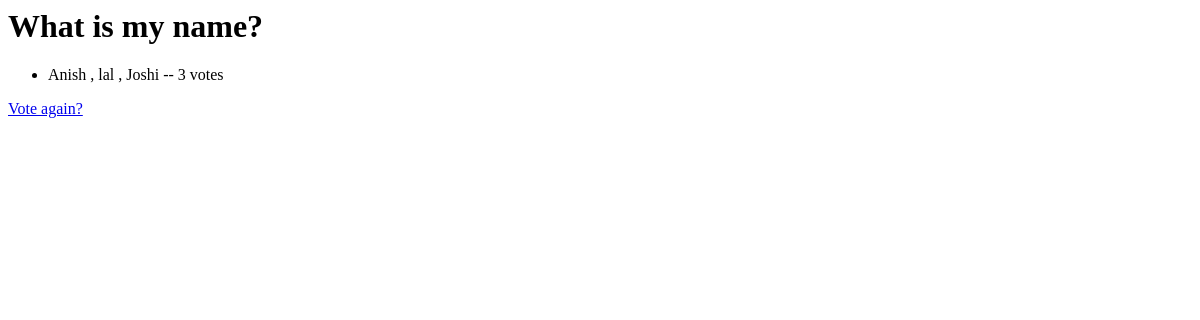
/polls/1/results/, run on an earlier commit of the app's database.
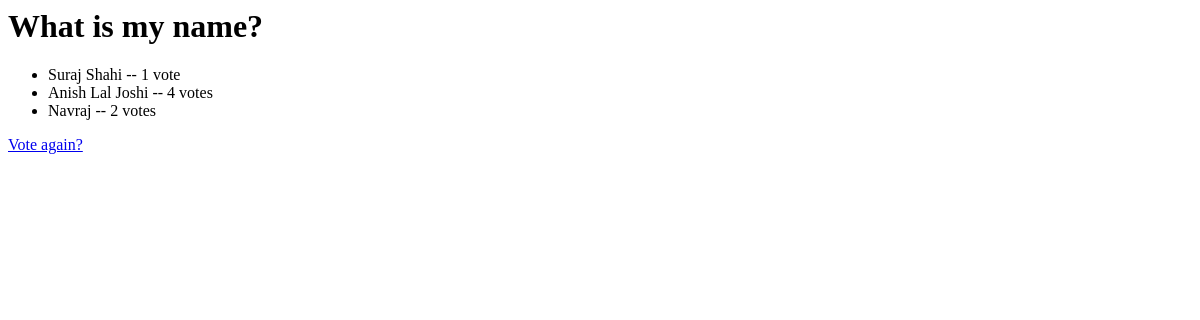
And on a later commit of the database.
### polls/models.py (models this page shows, shortened)
class Question(models.Model):
    question_text = models.CharField(max_length=200)
    pub_date = models.DateTimeField("date published")

class choice(models.Model):
    question = models.ForeignKey(Question, on_delete=models.CASCADE)
    choice_text = models.CharField(max_length=200)
    votes = models.IntegerField(default=0)

### polls/views.py (the view)
# urls.py: path("<int:pk>/results/",views.ResultsView.as_view(), name='results'),
class ResultsView(generic.DetailView):
    model = Question
    template_name = "results.html"

### templates/results.html
<h1>{{ question.question_text }}</h1>
<ul>
{% for choice in question.choice_set.all %}
    <li>{{ choice.choice_text }} -- {{ choice.votes }} vote{{ choice.votes|pluralize }}</li>
{% endfor %}
</ul>
<a href="{% url 'polls:details' question.id %}">Vote again?</a>

What changed in the data, as far as the page shows it:
removed choice: choice_text "Anish , lal , Joshi", votes "3"
added choice: choice_text "Suraj Shahi", votes "1"
added choice: choice_text "Anish Lal Joshi", votes "4"
added choice: choice_text "Navraj", votes "2"
